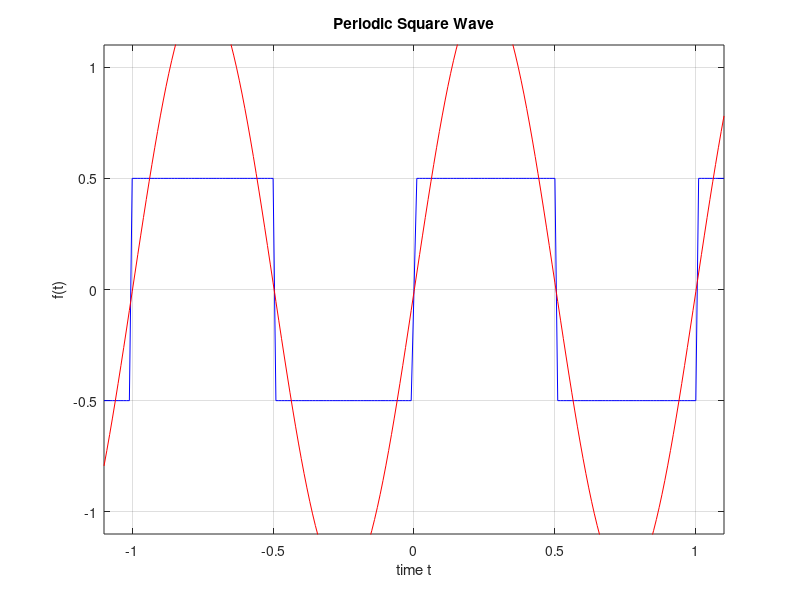

The MATLAB script that drew this image:
% MATLAB HEADER
% Joseph Almeida
% CECS 463 SOC II Sp18
% Assignment #5 Due: 2/14/2018
clc; clear all; close all; format compact;
fprintf('Lab 5 -- The Fourier Series\n');
str=datestr(now); fprintf('Matlab Time Stamp: %s\n',str);

%% Problem 1
T=1; %Fundamental Period
F=1/T;
dT=0.01; %step size
t = -1.1:0.01:1.1; %declare the range of t over the fundamental period 0<t<1
x=.5*sign(sin(2*pi*F*t)); %square wave
%sq=.5*(square(2*pi*F*t,50)); %square wave
figure();
plot(t,x,'b');
hold on; grid on;
axis([-1.1, 1.1, -1.1, 1.1]); title('Periodic Square Wave'); 
xlabel('time t');ylabel('f(t)');
c0=1/T*sum(x*dT);
N=1;
for n=1:N
    cn(n)=dT/T*sum(x.*exp(-1j*2*pi*n*t/T));
end
c_n=conj(cn);

Wn=exp(1j*2*pi/T * t'*n); % T is period, t is time vector, n is coefficient index vector. 
W_n=conj(Wn); % Simply the conjugate of Wn, & c0 is average value of function 
gN=(c0+Wn*cn).'+(W_n*c_n).'; % Careful not to conjugate transpose the row vector cn 

plot(t,gN,'r');